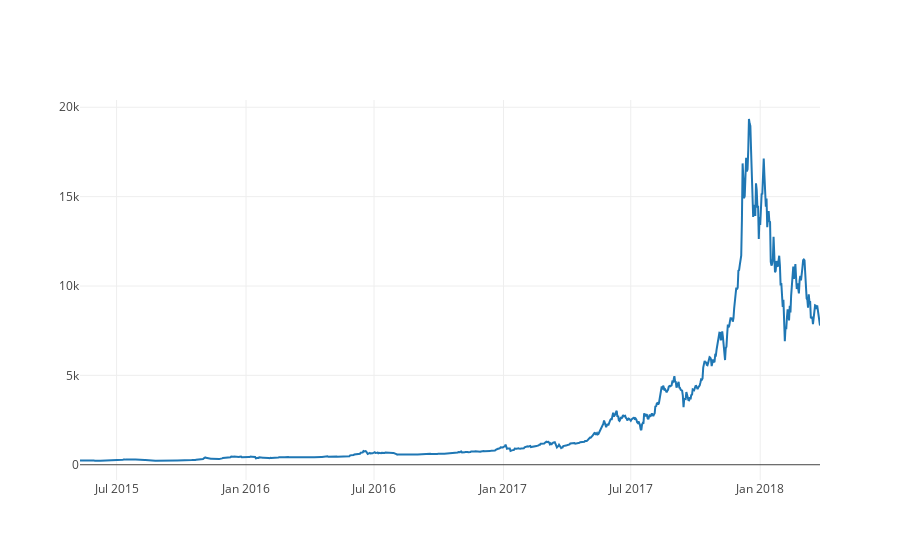

This figure's notebook cell:
### Markdown cell above
#### Plot line graph base on `Weighted Price`

### Code cell
btc_trace = go.Scatter(x=data['stamp'], y=data['price'], name= 'Price')
py.iplot([btc_trace])

### Figure 1 — Plotly figure (JSON) as saved in the notebook; plotly's stock layout.template omitted (floating-point values rounded to 4 significant figures; data arrays with more than 128 entries replaced by an {"elided": "..."} marker saying what was removed)
{"data": [{"name": "Price", "type": "scatter", "x": {"elided": "1053 str values"}, "y": {"elided": "1053 float values"}}], "layout": {}}
